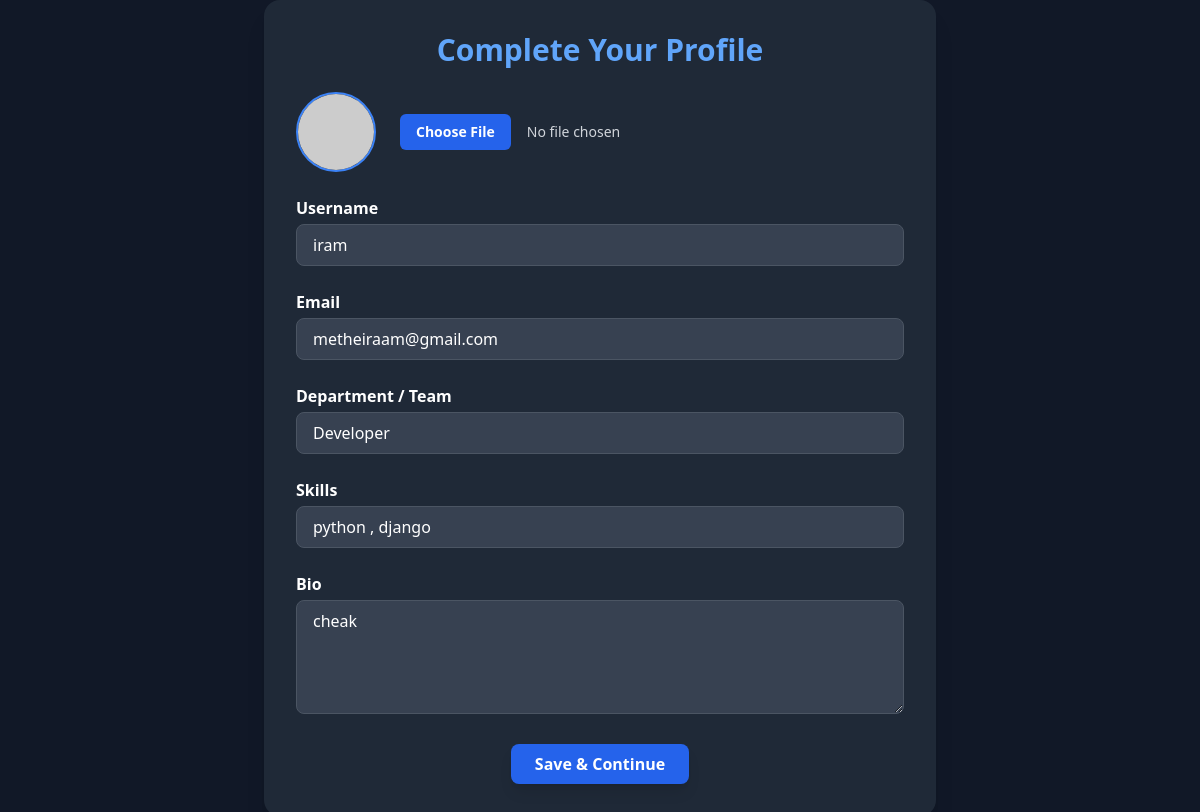
The app's page /users/profile/setup/ (signed in) with its own data.
### users/models.py (models this page shows, shortened)
class CustomUser(AbstractUser):
    user_id = models.AutoField(primary_key=True)
    preference_field_1 = models.CharField(max_length=100, blank=True, null=True)
    preference_field_2 = models.CharField(max_length=100, blank=True, null=True)
    created_at = models.DateTimeField(auto_now_add=True)
    updated_at = models.DateTimeField(auto_now=True)
    email = models.EmailField(unique=True)
    ROLE_CHOICES = (
        ('admin', 'Admin'),
        ('manager', 'Project Manager'),
        ('user', 'User'),
    )
    role = models.CharField(max_length=20, choices=ROLE_CHOICES, default='user')
    USERNAME_FIELD = 'username'
    REQUIRED_FIELDS = ['email']
    objects = CustomUserManager()  # This line must be aligned with the other fields

class Profile(models.Model):
    user = models.OneToOneField(settings.AUTH_USER_MODEL, on_delete=models.CASCADE)
    bio = models.TextField(blank=True)
    profile_picture = models.ImageField(upload_to='profile_pics/', blank=True)
    department = models.CharField(max_length=100,blank=False)
    skills = models.CharField(max_length=200,blank=False)
    phone_number = models.CharField(max_length=20, null=True, blank=True)

### users/views.py (the view)
# urls.py: path('profile/setup/', views.profile_setup_view, name='profile_setup'),
@login_required
def profile_setup_view(request):
    if request.method == 'POST':
        user_form = UserUpdateForm(request.POST, instance=request.user)
        profile_form = ProfileForm(request.POST, request.FILES, instance=request.user.profile)
        if user_form.is_valid() and profile_form.is_valid():
            user_form.save()
            profile_form.save()
            messages.success(request, "Profile setup completed successfully!")
            return redirect('dashboard')  # Corrected here
    else:
        user_form = UserUpdateForm(instance=request.user)
        profile_form = ProfileForm(instance=request.user.profile)
    return render(request, 'users/profile_setup.html', {
        'user_form': user_form,
        'profile_form': profile_form
    })

### users/forms.py
class UserUpdateForm(forms.ModelForm):
    class Meta:
        model = CustomUser
        fields = ['username', 'email']

class ProfileForm(forms.ModelForm):
    class Meta:
        model = Profile
        fields = ['bio', 'profile_picture', 'phone_number','skills','department']
    widgets = {
            'bio': forms.Textarea(attrs={'rows': 4}),
        }

### users/templates/users/profile_setup.html (shortened to what this page needs)
{% load static %}
<!DOCTYPE html>
<html lang="en" class="bg-gray-900 text-white">
<head>
  <script src="https://cdn.tailwindcss.com"></script>
</head>
<body class="min-h-screen flex items-center justify-center px-4">
  <div class="w-full max-w-2xl bg-gray-800 p-8 rounded-2xl shadow-xl fade-in">
    <h2 class="text-3xl font-bold mb-6 text-center text-blue-400">Complete Your Profile</h2>
    <form method="POST" enctype="multipart/form-data" class="space-y-6">
      <div class="flex items-center space-x-6">
        <div class="shrink-0">
          <img id="preview" class="h-20 w-20 object-cover rounded-full border-2 border-blue-500" src="{% if user.profile.profile_picture %}{{ user.profile.profile_picture.url }}{% else %}https://via.placeholder.com/100{% endif %}" alt="Current Profile">
        </div>
        <label class="block">
          <input type="file" name="profile_picture" accept="image/*" class="block w-full text-sm text-gray-300 file:mr-4 file:py-2 file:px-4 file:rounded-md file:border-0 file:text-sm file:font-semibold file:bg-blue-600 file:text-white hover:file:bg-blue-700" />
        </label>
      </div>
      <div>
        <label class="block mb-1 font-semibold">Username</label>
        <input type="text" name="username" value="{{ user_form.username.value|default_if_none:'' }}" class="w-full px-4 py-2 rounded-lg bg-gray-700 border border-gray-600 focus:outline-none focus:ring-2 focus:ring-blue-500" placeholder="johndoe" />
      </div>
      <div>
        <label class="block mb-1 font-semibold">Email</label>
        <input type="email" name="email" value="{{ user_form.email.value|default_if_none:'' }}" class="w-full px-4 py-2 rounded-lg bg-gray-700 border border-gray-600 focus:outline-none focus:ring-2 focus:ring-blue-500" placeholder="user@example.com" />
      </div>
      <div>
        <label class="block mb-1 font-semibold">Department / Team</label>
        <input type="text" name="department" value="{{ profile_form.department.value|default_if_none:'' }}" class="w-full px-4 py-2 rounded-lg bg-gray-700 border border-gray-600 focus:outline-none focus:ring-2 focus:ring-blue-500" placeholder="Development, Design, QA..." />
      </div>
      <div>
        <label class="block mb-1 font-semibold">Skills</label>
        <input type="text" name="skills" value="{{ profile_form.skills.value|default_if_none:'' }}" class="w-full px-4 py-2 rounded-lg bg-gray-700 border border-gray-600 focus:outline-none focus:ring-2 focus:ring-blue-500" placeholder="Python, UI/UX, Django..." />
      </div>
      <div>
        <label class="block mb-1 font-semibold">Bio</label>
        <textarea name="bio" rows="4" class="w-full px-4 py-2 rounded-lg bg-gray-700 border border-gray-600 focus:outline-none focus:ring-2 focus:ring-blue-500" placeholder="Write something about yourself...">{{ profile_form.bio.value|default_if_none:'' }}</textarea>
      </div>
      <div class="text-center">
        <button type="submit" class="bg-blue-600 hover:bg-blue-700 transition-all duration-300 text-white font-semibold px-6 py-2 rounded-lg shadow-lg">Save & Continue</button>
      </div>
    </form>
  </div>
</body>
</html>

### users/templates/users/profile_setup.html (style rules this page uses)
.fade-in { animation: fadeIn 0.7s ease-in-out; }

### records on screen
CustomUser: username "iram", email "metheiraam@gmail.com"
Profile: department "Developer", skills "python , django", bio "cheak"
